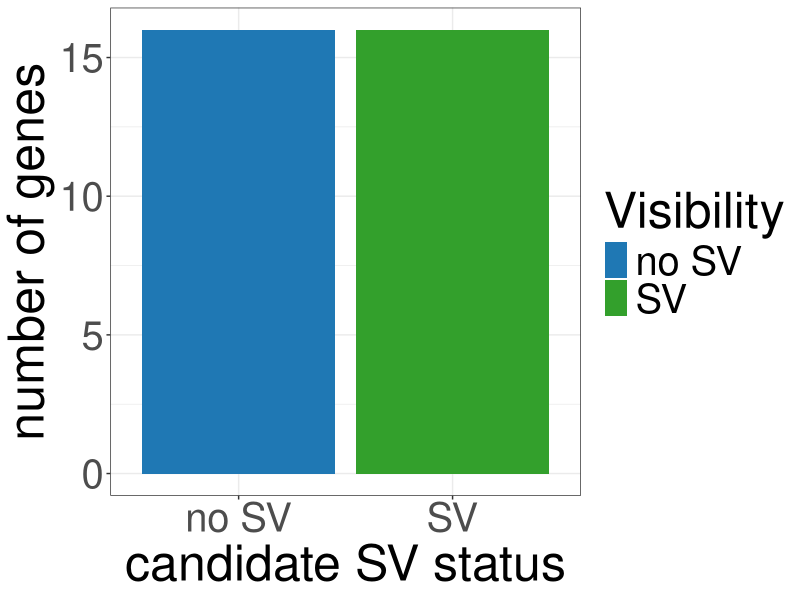
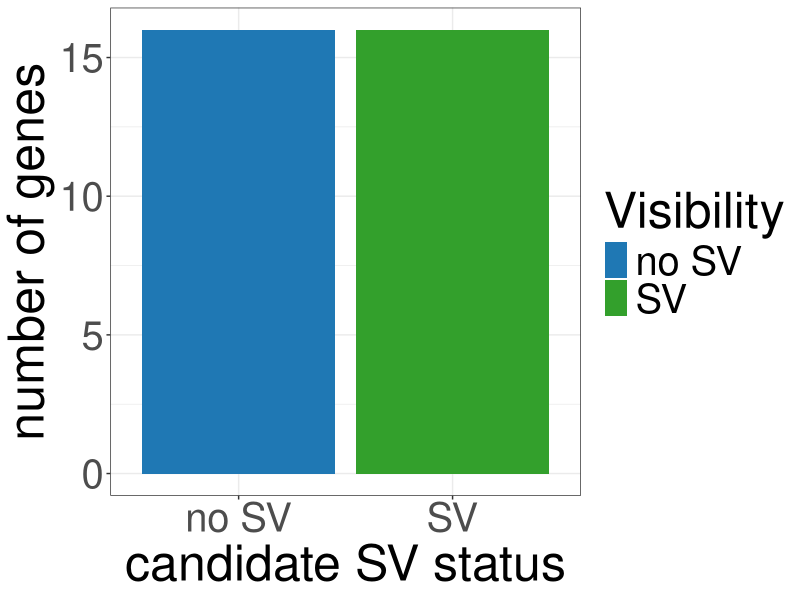

These charts were generated, in order, by the following R code:
library(ggplot2)
library('RColorBrewer')

dat <- data.frame(
  number = c(16, 16),
  type = c('no SV', 'SV')
)

p <- ggplot() +
  geom_bar(
    data = dat,
    aes(y = number, x = type, fill = type),
    stat = "identity",
    position = 'stack'
  ) +
  theme_bw() + 
  theme(text = element_text(size = 36)) +
  scale_fill_manual("Visibility", values = brewer.pal(12, 'Paired')[c(2,4)]) +
  ylab('number of genes') + xlab('candidate SV status') +
  scale_x_discrete(labels=c("nonSV" = "non-SV", "SV" = "SV"))
cairo_pdf(filename = '~/Desktop/enrichment_bar.pdf', width = 8, height = 8)
print(p)
dev.off()

svg(filename = '~/Desktop/enrichment_bar.svg', width = 8, height = 8)
print(p)
dev.off()

